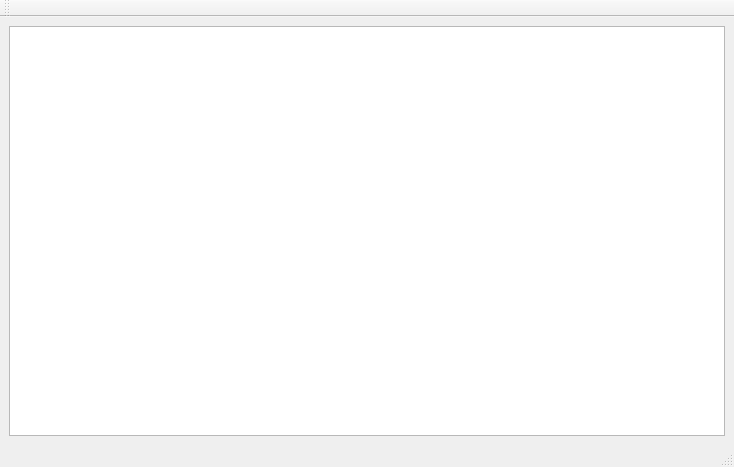
<?xml version="1.0" encoding="UTF-8"?>
<ui version="4.0">
 <class>MainWindow</class>
 <widget class="QMainWindow" name="MainWindow">
  <property name="geometry">
   <rect>
    <x>0</x>
    <y>0</y>
    <width>734</width>
    <height>467</height>
   </rect>
  </property>
  <property name="windowTitle">
   <string>MainWindow</string>
  </property>
  <widget class="QWidget" name="centralwidget">
   <layout class="QGridLayout" name="gridLayout">
    <item row="0" column="0">
     <widget class="QTextEdit" name="textEdit"/>
    </item>
   </layout>
  </widget>
  <widget class="QMenuBar" name="menubar">
   <property name="geometry">
    <rect>
     <x>0</x>
     <y>0</y>
     <width>734</width>
     <height>22</height>
    </rect>
   </property>
  </widget>
  <widget class="QStatusBar" name="statusbar"/>
  <widget class="QToolBar" name="toolBar">
   <property name="windowTitle">
    <string>toolBar</string>
   </property>
   <attribute name="toolBarArea">
    <enum>TopToolBarArea</enum>
   </attribute>
   <attribute name="toolBarBreak">
    <bool>false</bool>
   </attribute>
  </widget>
 </widget>
 <resources/>
 <connections/>
</ui>
